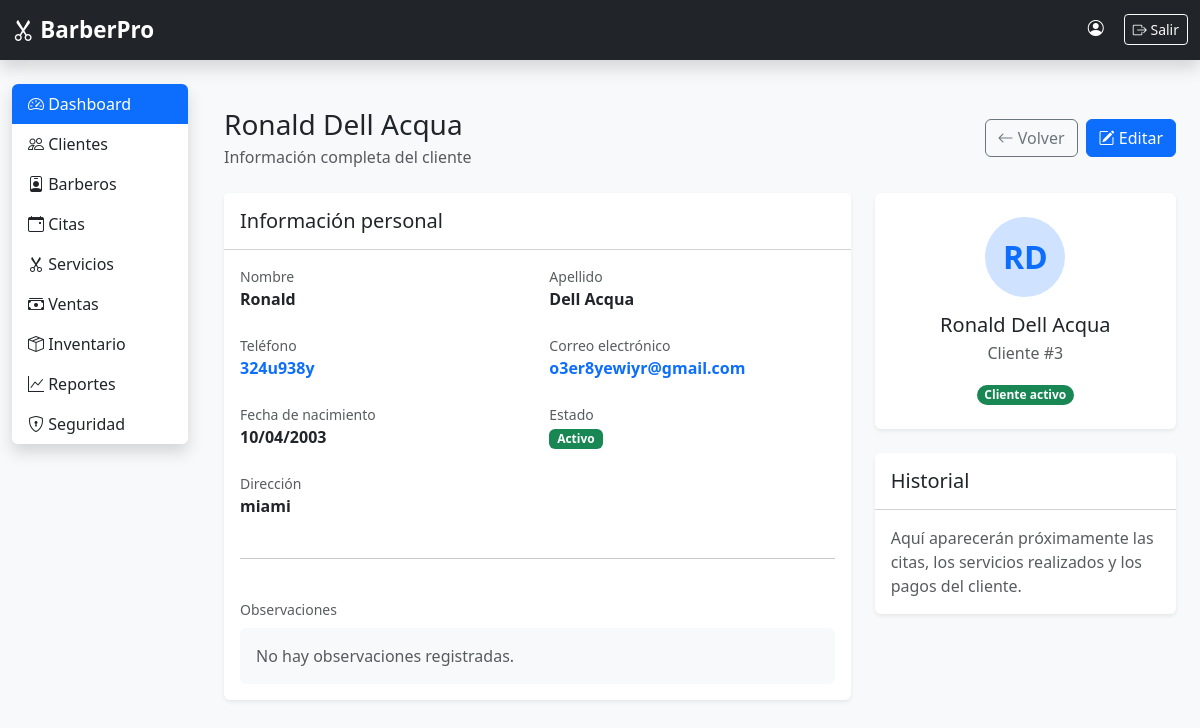
Screenshot of /clientes/3/ (signed in) with the database file from the repository.
### clientes/models.py (models this page shows, shortened)
class Cliente(models.Model):
    nombre = models.CharField(max_length=100)
    apellido = models.CharField(max_length=100)
    telefono = models.CharField(max_length=20)
    email = models.EmailField(
        blank=True,
        null=True,
        verbose_name="Correo electrónico"
    )
    direccion = models.CharField(
        max_length=250,
        blank=True
    )
    fecha_nacimiento = models.DateField(
        blank=True,
        null=True
    )
    fecha_registro = models.DateTimeField(
        auto_now_add=True
    )
    observaciones = models.TextField(
        blank=True
    )
    activo = models.BooleanField(
        default=True
    )
    class Meta:
        ordering = ["nombre", "apellido"]
        verbose_name = "Cliente"
        verbose_name_plural = "Clientes"

### clientes/views.py (the view)
# urls.py: path("<int:pk>/", views.detalle_cliente, name="detalle_cliente"),
@login_required
def detalle_cliente(request, pk):
    cliente = get_object_or_404(Cliente, pk=pk)
    return render(
        request,
        "clientes/detalle.html",
        {
            "cliente": cliente,
        },
    )

### clientes/templates/clientes/detalle.html (shortened to what this page needs)
{% extends "base.html" %}
{% block content %}
<div class="container-fluid py-4">
    <div class="d-flex flex-column flex-md-row justify-content-between align-items-md-center gap-3 mb-4">
        <div>
            <h1 class="h3 mb-1">
                {{ cliente.nombre }} {{ cliente.apellido }}
            </h1>
            <p class="text-muted mb-0">
                Información completa del cliente
            </p>
        </div>
        <div class="d-flex gap-2">
            <a
                href="{% url 'clientes:lista_clientes' %}"
                class="btn btn-outline-secondary"
            >
                <i class="bi bi-arrow-left"></i>
                Volver
            </a>
            <a
                href="{% url 'clientes:editar_cliente' cliente.pk %}"
                class="btn btn-primary"
            >
                <i class="bi bi-pencil-square"></i>
                Editar
            </a>
        </div>
    </div>
    <div class="row g-4">
        <div class="col-lg-8">
            <div class="card shadow-sm border-0 h-100">
                <div class="card-header bg-white py-3">
                    <h2 class="h5 mb-0">
                        Información personal
                    </h2>
                </div>
                <div class="card-body">
                    <div class="row g-4">
                        <div class="col-md-6">
                            <small class="text-muted d-block">
                                Nombre
                            </small>
                            <span class="fw-semibold">
                                {{ cliente.nombre|default:"No registrado" }}
                            </span>
                        </div>
                        <div class="col-md-6">
                            <small class="text-muted d-block">
                                Apellido
                            </small>
                            <span class="fw-semibold">
                                {{ cliente.apellido|default:"No registrado" }}
                            </span>
                        </div>
                        <div class="col-md-6">
                            <small class="text-muted d-block">
                                Teléfono
                            </small>
                            {% if cliente.telefono %}
                                <a
                                    href="tel:{{ cliente.telefono }}"
                                    class="text-decoration-none fw-semibold"
                                >
                                    {{ cliente.telefono }}
                                </a>
                            {% else %}
                                <span class="text-muted">No registrado</span>
                            {% endif %}
                        </div>
                        <div class="col-md-6">
                            <small class="text-muted d-block">
                                Correo electrónico
                            </small>
                            {% if cliente.email %}
                                <a
                                    href="mailto:{{ cliente.email }}"
                                    class="text-decoration-none fw-semibold"
                                >
                                    {{ cliente.email }}
                                </a>
                            {% else %}
                                <span class="text-muted">No registrado</span>
                            {% endif %}
                        </div>
                        <div class="col-md-6">
                            <small class="text-muted d-block">
                                Fecha de nacimiento
                            </small>
                            {% if cliente.fecha_nacimiento %}
                                <span class="fw-semibold">
                                    {{ cliente.fecha_nacimiento|date:"d/m/Y" }}
                                </span>
                            {% else %}
                                <span class="text-muted">No registrada</span>
                            {% endif %}
                        </div>
                        <div class="col-md-6">
                            <small class="text-muted d-block">
                                Estado
                            </small>
                            {% if cliente.activo %}
                                <span class="badge text-bg-success">
                                    Activo
                                </span>
                            {% else %}
                                <span class="badge text-bg-secondary">
                                    Inactivo
                                </span>
                            {% endif %}
                        </div>
                        <div class="col-12">
                            <small class="text-muted d-block">
                                Dirección
                            </small>
                            {% if cliente.direccion %}
                                <span class="fw-semibold">
                                    {{ cliente.direccion }}
                                </span>
                            {% else %}
                                <span class="text-muted">No registrada</span>
                            {% endif %}
                        </div>
                        <div class="col-12">
                            <hr>
                        </div>
                        <div class="col-12">
                            <small class="text-muted d-block mb-2">
                                Observaciones
                            </small>
                            {% if cliente.observaciones %}
                                <div class="bg-light rounded p-3">
                                    {{ cliente.observaciones|linebreaksbr }}
                                </div>
                            {% else %}
                                <div class="bg-light rounded p-3 text-muted">
                                    No hay observaciones registradas.
                                </div>
                            {% endif %}
                        </div>
                    </div>
                </div>
            </div>
        </div>
        <div class="col-lg-4">
            <div class="card shadow-sm border-0 mb-4">
                <div class="card-body text-center py-4">
                    <div
                        class="rounded-circle bg-primary-subtle text-primary d-inline-flex align-items-center justify-content-center mb-3"
                        style="width: 80px; height: 80px;"
                    >
                        <span class="fs-2 fw-bold">
                            {{ cliente.nombre|first|upper }}{{ cliente.apellido|first|upper }}
                        </span>
                    </div>
                    <h2 class="h5 mb-1">
                        {{ cliente.nombre }} {{ cliente.apellido }}
                    </h2>
                    <p class="text-muted mb-3">
                        Cliente #{{ cliente.pk }}
                    </p>
                    {% if cliente.activo %}
                        <span class="badge rounded-pill text-bg-success">
                            Cliente activo
                        </span>
                    {% else %}
                        <span class="badge rounded-pill text-bg-secondary">
                            Cliente inactivo
                        </span>
                    {% endif %}
                </div>
            </div>
            <div class="card shadow-sm border-0">
                <div class="card-header bg-white py-3">
                    <h2 class="h5 mb-0">
                        Historial
                    </h2>
                </div>
                <div class="card-body">
                    <p class="text-muted mb-0">
                        Aquí aparecerán próximamente las citas, los servicios
                        realizados y los pagos del cliente.
                    </p>
                </div>
            </div>
        </div>
    </div>
</div>
{% endblock %}

### templates/static/css/style.css (style rules this page uses)
body { font-family: "Segoe UI", sans-serif; }

### rows the page displays
Cliente: nombre "Ronald", apellido "Dell Acqua", telefono "324u938y", email "o3er8yewiyr@gmail.com", fecha_nacimiento "10/04/2003", direccion "miami", nombre|first "R", apellido|first "D", pk "3"
